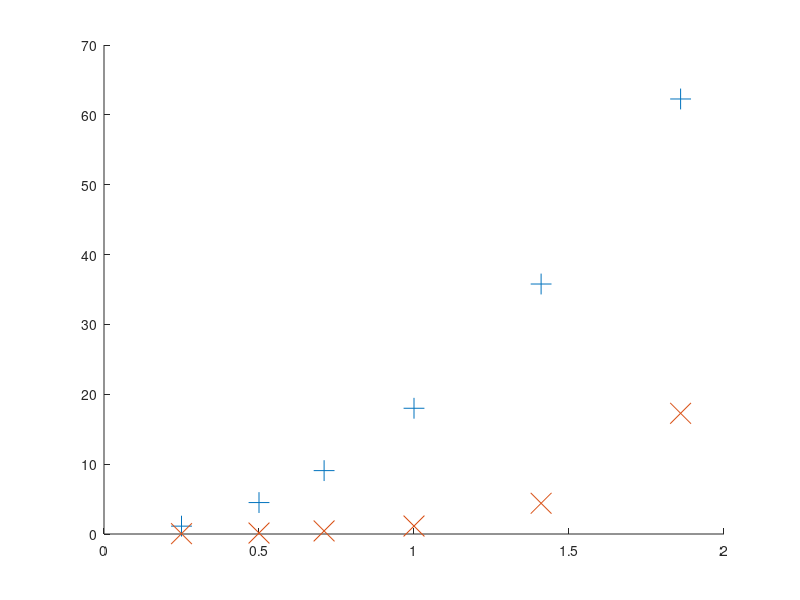
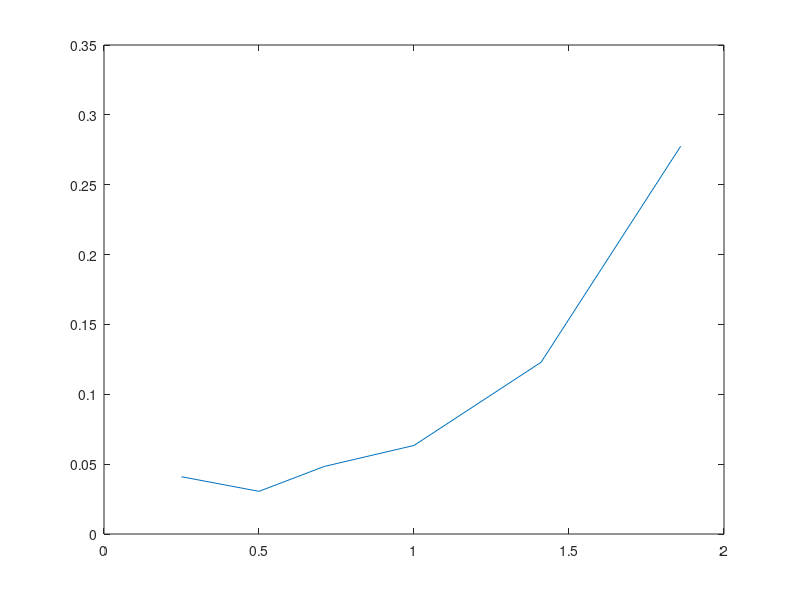

Write MATLAB code to recreate these figures, in order.
clc;clf; clear all

i=[0 41.72e-3 .1003 .2505 .3501 .5011 .5601 .61 .70 .80 .85 .90 .95 1.00 1.05 1.10 1.15 1.20 1.28...
    1.30 1.35 1.40 1.45 1.50 1.55 1.60 1.65 1.70 1.75 1.80 1.88];
u=[0 69.7 168.0 419.5 585.9 833 931 1014 1157 1347 1433 1521 1596 1677 1734 1817 1899 ... 
    1973 2119 2150 2234 2315 2401 2477 2567 2656 2736 2828 2905 2988 3137]./100;

x0=162e-3;
x=[188 188 188 189 190 193 194 196 197 199 200 202 203 205 206 208 209 210 212 213 214 ...
    216 217 218 220 222 224 225 226 228 231]*1e-3;
h=x-x0;
d=.50;

delta=h.^2/(2*d);
delta=delta-delta(1);

li=log(i);
ld=log(delta);

%plot(li,ld)
loglog(i,delta)
grid on

%%
clc;clf
p1=2.;
p2=exp(-6.804);

x=linspace(0,1.9);
y=p2*x.^p1;

hold on
plot(i,delta)
plot(x,y, 'r')

%%
clf;clc
l=sqrt(d^2+h.^2);
l0=l(1);
k=13.5e-6;
deltaT=(l-l0)/k;


plot(i,deltaT+21)

%%
clc;clf
a=13.5e-6;
d=.5;
i=[.25 .5 .71 1.00 1.41 1.86];
h=[22 25 31 38 50 64].*1e-3;
h0=0.02;
delta=(h.^2-h0^2)./(2*d);
T=delta./(a*d);

hold on
plot(i,T, '+', 'markersize',15)
grid on

x=linspace(0,2);
y=155.*x.^2;
plot(x,y)

%%
clc;clf
R=18;
Pi=R*i.^2;
s=5.67e-8;A=2*d*pi*2e-4;
Ps=s*A*((T+290).^4-290^4);
figure(1);clf
hold on
plot(i,Pi, '+', 'markersize',15)
plot(i,Ps, 'x', 'markersize',15)

figure(2);clf
plot(i,Ps./Pi)





















